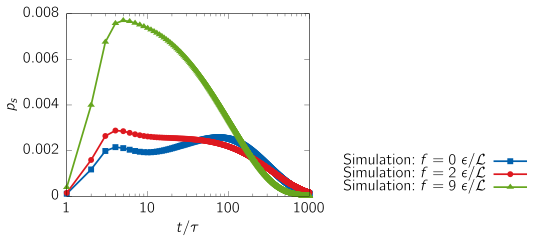

Source code (gnuplot):
reset

set terminal cairo size 14cm,6cm standalone color colortext header \
   "\\renewcommand\\familydefault{\\sfdefault}\\usepackage{cmbright}"

set output "fpt_2010.tex"

set style line 2 lc rgb '#0060ad' lt 1 lw 5 pt 5 ps 0.5   #  blue
set style line 3 lc rgb '#dd181f' lt 1 lw 5 pt 7 ps .5   # red
set style line 4 lc rgb '#66A61E' lt 1 lw 5 pt 9 ps .5   #  green
set style line 6 lc rgb '#ff8800' lt 1 lw 5 pt 11 ps .5   #  orange
set style line 7 lc rgb '#9FAFDF' lt 1 lw 5 pt 13 ps 0.5   #royal blue
set style line 8 lc rgb '#1E90FF' lt 1 lw 5 pt 6 ps 0.5   #  slate blue
set style line 1 lc rgb '#F897C5' lt 1 lw 5 pt 8 ps 0.5   # taffy
set style line 5 lc rgb 'black' lt 1 lw 5 pt 10 ps 0.5   # black
set style line 9 lc rgb '#f1c40f' lt 1 lw 5 pt 12 ps 0.5   #yellow


set format x2 

set multiplot
set origin 0.0,0.0
set size 0.6,1

set ylabel "$p_{\\; \\textrm{FPT}}$" 
set xlabel "$t / \\tau$"

set ytics 0.002

set ylabel "$p_s$"
set yrange [0:0.008]

set logscale x

set key at screen 0.97,0.35

set xrange[1:1000]
set xtics 1,10,1000

plot "../../data/Urew/markovana_2010.dat" u 0:7 w lp ls 2 title "Simulation$: f=0~\\epsilon / \\mathcal{L}$" ,\
"../../data/Urew/markovana_2210.dat" u 0:7 w lp ls 3 title "Simulation$: f=2~\\epsilon / \\mathcal{L}$" ,\
"../../data/Urew/markovana_2910.dat" u 0:7 w lp ls 4 title "Simulation$: f=9~\\epsilon / \\mathcal{L}$" 
